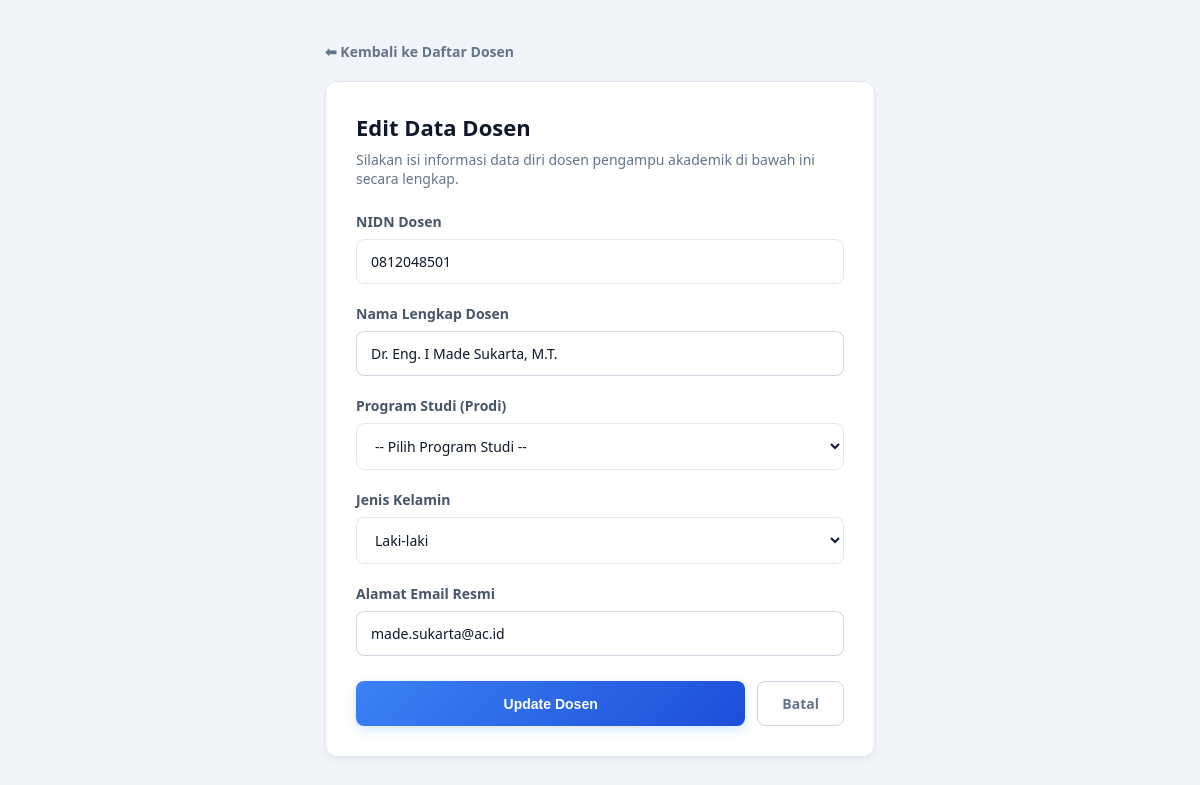
Screenshot of /Dosen/tambah.php?NIDN=0812048501 with the database file from the repository.
### tables this page shows
CREATE TABLE `dosen` (
  `NIDN` varchar(15) NOT NULL,
  `Nama_Dosen` varchar(30) NOT NULL,
  `Jurusan` varchar(50) NOT NULL,
  `Jenis_Kelamin` varchar(20) NOT NULL,
  `Email` varchar(30) NOT NULL
);

### Dosen/tambah.php (the view, shortened to what this page needs)
<?php
include '../koneksi.php';
$nidn_edit = isset($_GET['NIDN']) ? $_GET['NIDN'] : '';
$data = ['NIDN' => '', 'Nama_Dosen' => '', 'Jurusan' => '', 'Jenis_Kelamin' => '', 'Email' => ''];
if ($nidn_edit != '') {
    $query = mysqli_query($koneksi, "SELECT * FROM dosen WHERE NIDN = '$nidn_edit'");
    $data = mysqli_fetch_array($query);
    $judul = "Edit Data Dosen";
    $tombol = "Update Dosen";
} else {
    $judul = "Tambah Data Dosen";
    $tombol = "Simpan Dosen";
    $readonly = "";
}
?>
<!DOCTYPE html>
<html lang="id">
    <head>
    </head>
    <body>
        <div class="form-wrapper">
            <a href="index.php" class="btn-back">⬅ Kembali ke Daftar Dosen</a>
            <div class="form-container">
                <h2><?= $judul; ?></h2>
                <p>Silakan isi informasi data diri dosen pengampu akademik di bawah ini secara lengkap.</p>
                <form action="proses_tambah.php" method="POST">
                    <div class="form-group">
                        <label for="nidn">NIDN Dosen</label>
                        <input type="text" id="nidn_display" class="form-control" value="<?= $data['NIDN']; ?>" readonly>
                    </div>
                    <div class="form-group">
                        <label for="nama_dosen">Nama Lengkap Dosen</label>
                        <input type="text" name="nama_dosen" id="nama_dosen" class="form-control" placeholder="Contoh: Dr. Ahmad Subarjo, M.T." value="<?= $data['Nama_Dosen']; ?>" required>
                    </div>
                    <div class="form-group">
                        <label for="jurusan">Program Studi (Prodi)</label>
                        <select name="jurusan" id="jurusan" class="form-control" required>
                            <option value="">-- Pilih Program Studi --</option>
                        </select>
                    </div>
                    <div class="form-group">
                        <label for="jenis_kelamin">Jenis Kelamin</label>
                        <select name="jenis_kelamin" id="jenis_kelamin" class="form-control" required>
                            <option value="Laki-laki" <?= ($data['Jenis_Kelamin'] != '' && $data['Jenis_Kelamin'] == 'Laki-laki') ? 'selected' : ''; ?>>Laki-laki</option>
                        </select>
                    </div>
                    <div class="form-group">
                        <label for="email">Alamat Email Resmi</label>
                        <input type="email" name="email" id="email" class="form-control" placeholder="Contoh: ahmad.subarjo@kampus.ac.id" value="<?= $data['Email']; ?>" required>
                    </div>
                    <div class="button-group">
                        <button type="submit" name="proses" class="btn-submit"><?= $tombol; ?></button>
                        <a href="index.php" class="btn-cancel">Batal</a>
                    </div>
                </form>
            </div>
        </div>
    </body>
</html>

### Dosen/tambah.php (style rules this page uses)
body { background-color: #f1f5f9; font-family: 'Segoe UI', -apple-system, BlinkMacSystemFont, Roboto, sans-serif; margin: 0; padding: 40px; color: #1e293b; }
.form-wrapper { max-width: 550px; margin: 0 auto; }
.btn-back { display: inline-flex; align-items: center; text-decoration: none; color: #64748b; font-size: 14px; font-weight: 600; margin-bottom: 20px; transition: color 0.2s ease; }
.form-container { background-color: #ffffff; border-radius: 12px; padding: 30px; box-shadow: 0 4px 6px -1px rgba(0, 0, 0, 0.05); border: 1px solid #e2e8f0; }
.form-container h2 { margin: 0 0 8px 0; font-size: 22px; font-weight: 700; color: #0f172a; }
.form-container p { margin: 0 0 24px 0; font-size: 14px; color: #64748b; }
.form-group { margin-bottom: 20px; }
.form-group label { display: block; font-size: 14px; font-weight: 600; color: #475569; margin-bottom: 8px; }
.form-control { width: 100%; padding: 12px 14px; font-size: 14px; border-radius: 8px; border: 1px solid #cbd5e1; box-sizing: border-box; font-family: inherit; background-color: #ffffff !important; color: #0f172a !important; transition: border-color 0.2s ease, box-shadow 0.2s ease; }
.form-control option { background-color: #ffffff !important; color: #0f172a !important; font-family: inherit; padding: 12px; }
.form-control option:disabled, .form-control option[value=""] { color: #94a3b8 !important; background-color: #ffffff !important; }
.form-control:read-only { background-color: #f8fafc; color: #94a3b8; cursor: not-allowed; border-color: #e2e8f0; }
.button-group { display: flex; gap: 12px; margin-top: 25px; }
.btn-submit { flex: 1; padding: 12px; background: linear-gradient(135deg, #3b82f6 0%, #1d4ed8 100%); color: #ffffff; border: none; border-radius: 8px; font-size: 14px; font-weight: 700; cursor: pointer; box-shadow: 0 4px 12px rgba(59, 130, 246, 0.2); transition: all 0.3s ease; }
.btn-cancel { display: inline-flex; justify-content: center; align-items: center; text-decoration: none; padding: 12px 24px; background-color: #ffffff; color: #64748b; border: 1px solid #cbd5e1; border-radius: 8px; font-size: 14px; font-weight: 600; transition: all 0.2s ease; }

### rows the page displays
dosen: NIDN "0812048501", nama_dosen "Dr. Eng. I Made Sukarta, M.T.", jenis_kelamin "Laki-laki", email "made.sukarta@ac.id"

### other values shown
$judul "Edit Data Dosen"
$tombol "Update Dosen"
